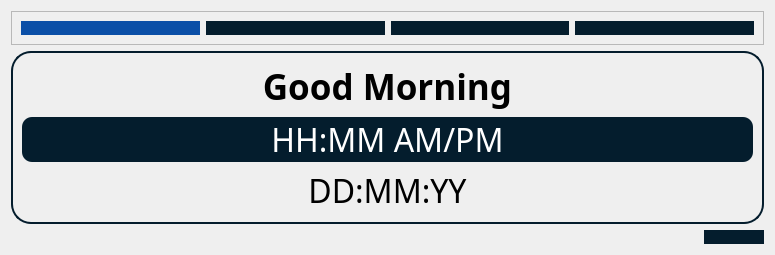
      <widget class="QWidget" name="admin_dashboard">
       <attribute name="title">
        <string>Tab 2</string>
       </attribute>
       <layout class="QVBoxLayout" name="verticalLayout_3">
        <item alignment="Qt::AlignHCenter">
         <widget class="QFrame" name="admin_navbar">
          <property name="sizePolicy">
           <sizepolicy hsizetype="Expanding" vsizetype="Expanding">
            <horstretch>0</horstretch>
            <verstretch>0</verstretch>
           </sizepolicy>
          </property>
          <property name="minimumSize">
           <size>
            <width>753</width>
            <height>0</height>
           </size>
          </property>
          <property name="maximumSize">
           <size>
            <width>748</width>
            <height>89</height>
           </size>
          </property>
          <property name="frameShape">
           <enum>QFrame::StyledPanel</enum>
          </property>
          <property name="frameShadow">
           <enum>QFrame::Raised</enum>
          </property>
          <layout class="QHBoxLayout" name="horizontalLayout_2">
           <item>
            <widget class="QPushButton" name="homeButton">
             <property name="cursor">
              <cursorShape>PointingHandCursor</cursorShape>
             </property>
             <property name="toolTip">
              <string>Home</string>
             </property>
             <property name="styleSheet">
              <string notr="true">QPushButton{
background-color: #0b4fa7;
border:none;
}
QPushButton:hover{
	background-color: rgb(11, 79, 167);
border:none;
}</string>
             </property>
             <property name="text">
              <string/>
             </property>
             <property name="icon">
              <iconset>
               <normaloff>Asset/icons8-home.svg</normaloff>Asset/icons8-home.svg</iconset>
             </property>
             <property name="iconSize">
              <size>
               <width>35</width>
               <height>60</height>
              </size>
             </property>
            </widget>
           </item>
           <item>
            <widget class="QPushButton" name="pendingreqButton">
             <property name="cursor">
              <cursorShape>PointingHandCursor</cursorShape>
             </property>
             <property name="toolTip">
              <string>Reservation Requests</string>
             </property>
             <property name="styleSheet">
              <string notr="true">QPushButton{
background-color: rgb(4, 29, 45);;
border:none;
}
QPushButton:hover{
background-color: rgb(11, 79, 167);
border:none;
}</string>
             </property>
             <property name="text">
              <string/>
             </property>
             <property name="icon">
              <iconset>
               <normaloff>Asset/clipboard-list-checklist-menu-check-svgrepo-com.svg</normaloff>Asset/clipboard-list-checklist-menu-check-svgrepo-com.svg</iconset>
             </property>
             <property name="iconSize">
              <size>
               <width>35</width>
               <height>60</height>
              </size>
             </property>
            </widget>
           </item>
           <item>
            <widget class="QPushButton" name="logsButton">
             <property name="cursor">
              <cursorShape>PointingHandCursor</cursorShape>
             </property>
             <property name="toolTip">
              <string>Application Logs</string>
             </property>
             <property name="styleSheet">
              <string notr="true">QPushButton{
background-color: rgb(4, 29, 45);;
border:none;
}
QPushButton:hover{
background-color: rgb(11, 79, 167);
border:none;
}</string>
             </property>
             <property name="text">
              <string/>
             </property>
             <property name="icon">
              <iconset>
               <normaloff>Asset/book-book-svgrepo-com (1).svg</normaloff>Asset/book-book-svgrepo-com (1).svg</iconset>
             </property>
             <property name="iconSize">
              <size>
               <width>35</width>
               <height>60</height>
              </size>
             </property>
            </widget>
           </item>
           <item>
            <widget class="QPushButton" name="noticeButton">
             <property name="cursor">
              <cursorShape>PointingHandCursor</cursorShape>
             </property>
             <property name="toolTip">
              <string>Notice Board</string>
             </property>
             <property name="styleSheet">
              <string notr="true">QPushButton{
background-color: rgb(4, 29, 45);;
border:none;
}
QPushButton:hover{
background-color: rgb(11, 79, 167);
border:none;
}</string>
             </property>
             <property name="text">
              <string/>
             </property>
             <property name="icon">
              <iconset>
               <normaloff>Asset/announcement-svgrepo-com (2) - Copy.svg</normaloff>Asset/announcement-svgrepo-com (2) - Copy.svg</iconset>
             </property>
             <property name="iconSize">
              <size>
               <width>35</width>
               <height>60</height>
              </size>
             </property>
            </widget>
           </item>
          </layout>
         </widget>
        </item>
        <item>
         <widget class="QFrame" name="admin_hero">
          <property name="minimumSize">
           <size>
            <width>0</width>
            <height>0</height>
           </size>
          </property>
          <property name="styleSheet">
           <string notr="true">QFrame{
border: 2px solid rgb(4, 29, 45);
border-radius: 20px;
}</string>
          </property>
          <property name="frameShape">
           <enum>QFrame::StyledPanel</enum>
          </property>
          <property name="frameShadow">
           <enum>QFrame::Raised</enum>
          </property>
          <layout class="QHBoxLayout" name="horizontalLayout_3">
           <item>
            <layout class="QVBoxLayout" name="verticalLayout_4">
             <item>
              <widget class="QLabel" name="greet">
               <property name="font">
                <font>
                 <family>Montserrat</family>
                 <pointsize>26</pointsize>
                 <bold>true</bold>
                </font>
               </property>
               <property name="styleSheet">
                <string notr="true">border:none;</string>
               </property>
               <property name="text">
                <string>Good Morning</string>
               </property>
               <property name="alignment">
                <set>Qt::AlignCenter</set>
               </property>
              </widget>
             </item>
             <item>
              <widget class="QLabel" name="time">
               <property name="maximumSize">
                <size>
                 <width>16777215</width>
                 <height>134</height>
                </size>
               </property>
               <property name="font">
                <font>
                 <family>Montserrat</family>
                 <pointsize>24</pointsize>
                </font>
               </property>
               <property name="styleSheet">
                <string notr="true">border:none;
color: rgb(255, 255, 255);
border-radius:10px;
background-color: rgb(4, 29, 45);</string>
               </property>
               <property name="text">
                <string>HH:MM AM/PM</string>
               </property>
               <property name="alignment">
                <set>Qt::AlignCenter</set>
               </property>
              </widget>
             </item>
             <item>
              <widget class="QLabel" name="date">
               <property name="font">
                <font>
                 <family>Montserrat</family>
                 <pointsize>24</pointsize>
                </font>
               </property>
               <property name="styleSheet">
                <string notr="true">border:none;</string>
               </property>
               <property name="text">
                <string>DD:MM:YY</string>
               </property>
               <property name="alignment">
                <set>Qt::AlignCenter</set>
               </property>
              </widget>
             </item>
            </layout>
           </item>
          </layout>
         </widget>
        </item>
        <item>
         <widget class="QPushButton" name="admin_logout">
          <property name="maximumSize">
           <size>
            <width>60</width>
            <height>60</height>
           </size>
          </property>
          <property name="cursor">
           <cursorShape>PointingHandCursor</cursorShape>
          </property>
          <property name="layoutDirection">
           <enum>Qt::RightToLeft</enum>
          </property>
          <property name="styleSheet">
           <string notr="true">QPushButton{
background-color: rgb(4, 29, 45);
border-radius:20px;
border:none;
}
QPushButton:hover{
background-color: rgb(11, 79, 167);
border-radius:20px;
border:none;
}</string>
          </property>
          <property name="text">
           <string/>
          </property>
          <property name="icon">
           <iconset>
            <normaloff>Asset/logout-svgrepo-com.svg</normaloff>Asset/logout-svgrepo-com.svg</iconset>
          </property>
          <property name="iconSize">
           <size>
            <width>37</width>
            <height>60</height>
           </size>
          </property>
         </widget>
        </item>
       </layout>
      </widget>
